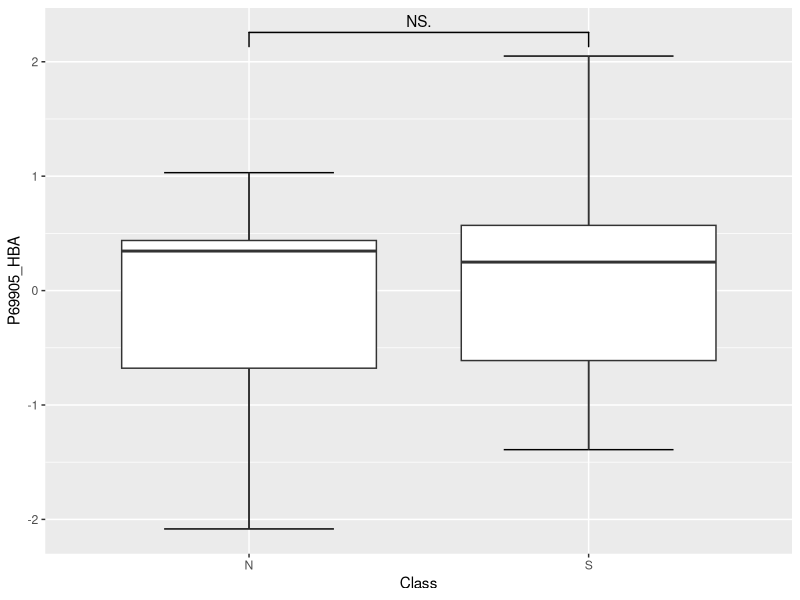
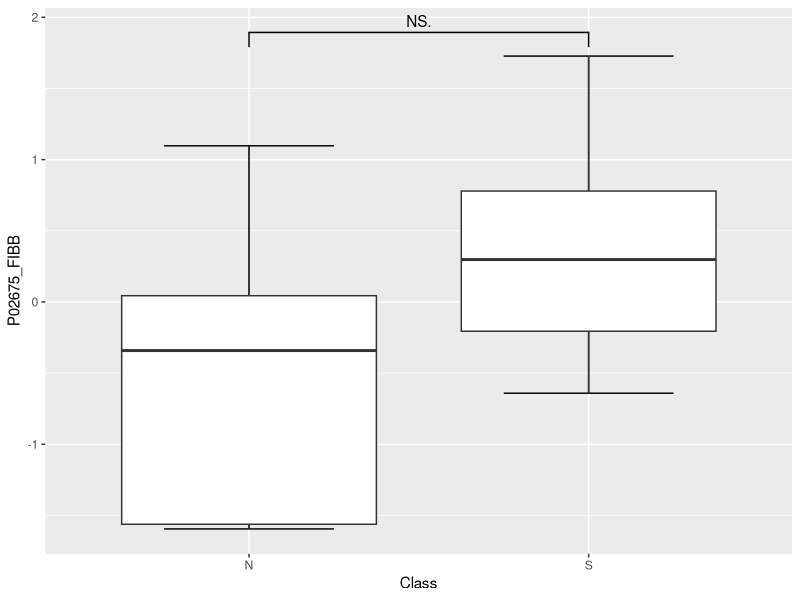
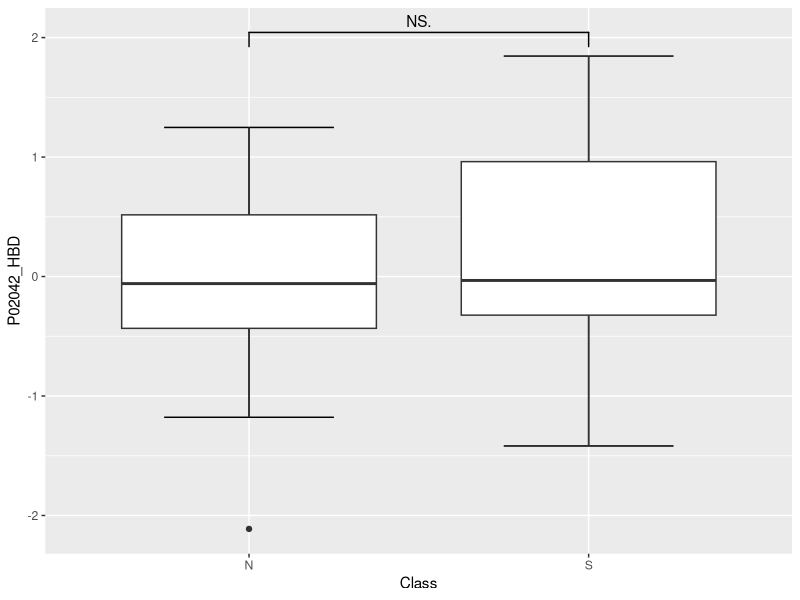
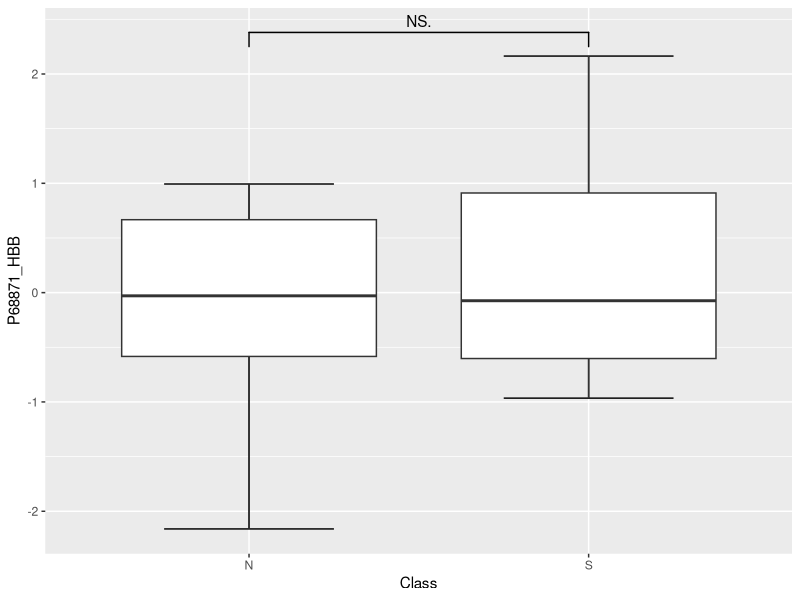
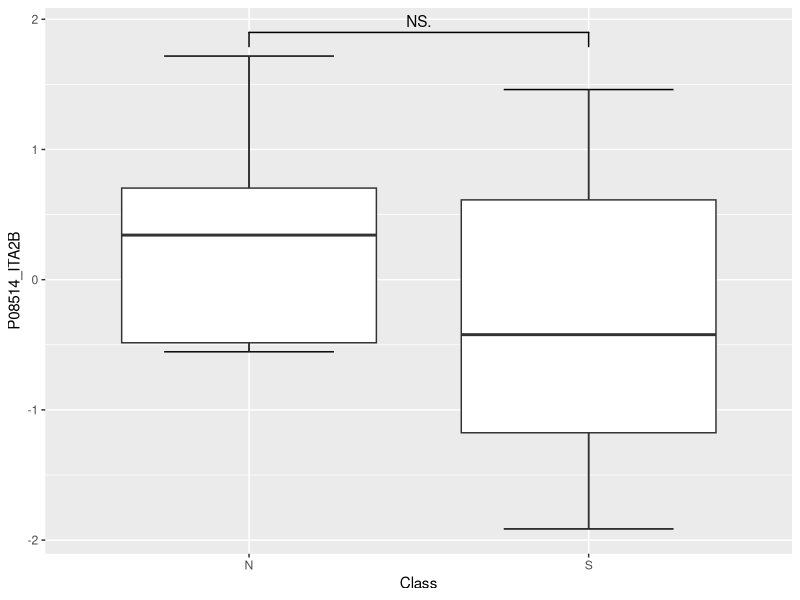
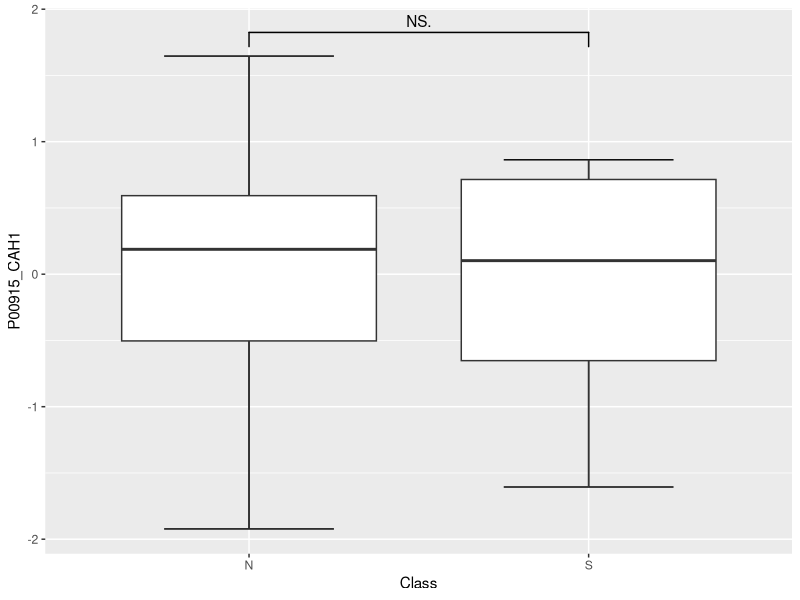
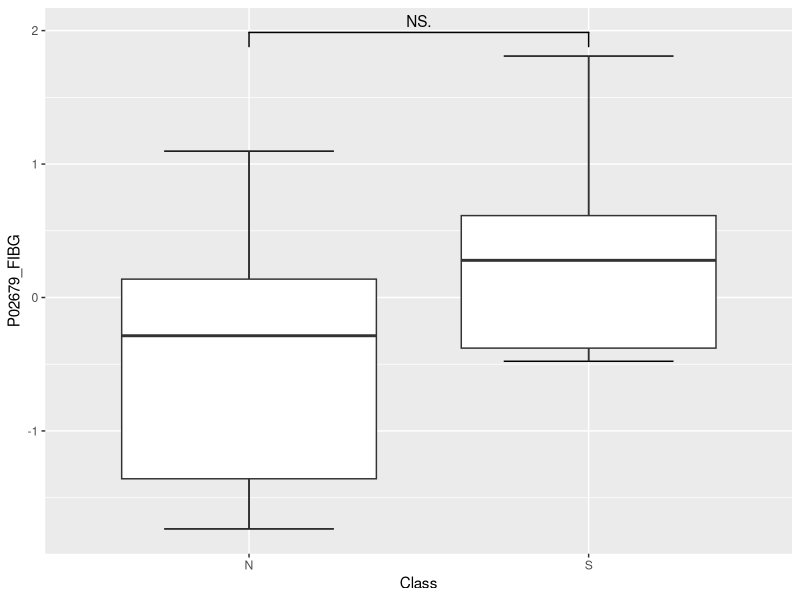
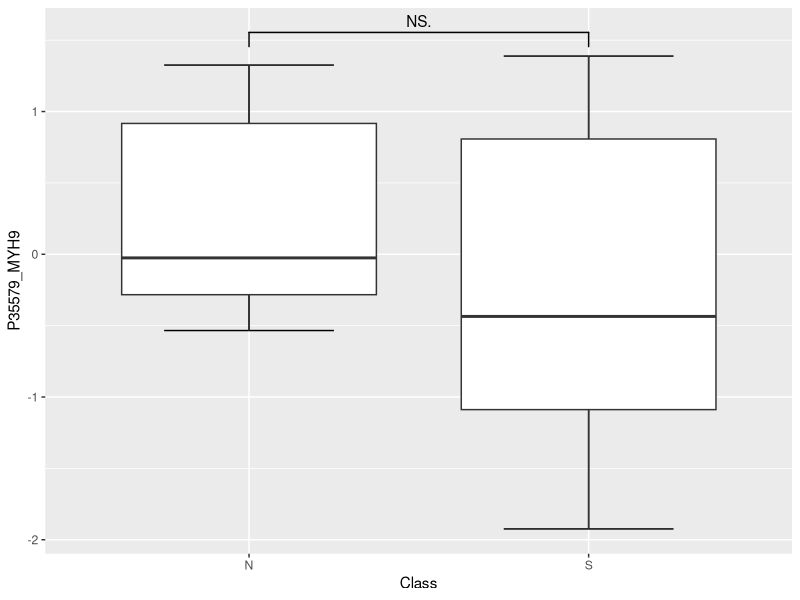

Recreate these plots in R, in order. (Note: this script raises an error after producing the figures.)
library(ggplot2)
library(ggsignif)

setwd("/media/oscar/DATA/OneDrive - Universidad de Córdoba/workspace/IMIBIC/datasets/ictus/")

dataset <- read.csv("Ictus-preproc.csv")

colnamesT <- colnames(dataset)[-ncol(dataset)]

classes <- levels(dataset$Class)

colClassName <- colnames(dataset)[ncol(dataset)]

showOutliers <- TRUE

#for each column
for(nameC in colnamesT){
  
  test <- t.test(dataset[dataset$Class == "N", nameC], dataset[dataset$Class == "S", nameC])
  
  output <- "results/"
  
  if(0.01 <= test$p.value && test$p.value <= 0.05){
    output <- paste(output,"0.05/", sep="")
    } else if (0.001 <= test$p.value && test$p.value <= 0.01) {
    output <- paste(output,"0.01/", sep = "")
  } else if (test$p.value <= 0.001){
    output <- paste(output,"0.001/", sep = "")
  } else {
    output <- paste(output, "NS/", sep = "")
  }
  
  boxplotGraghic <- ggplot(dataset, aes_string(x=colClassName, y= nameC)) +
                    stat_boxplot(geom = "errorbar", width = 0.5) + 
                    geom_boxplot() + 
                    geom_signif(comparisons = list(c("N", "S")), map_signif_level=TRUE, test = "t.test", na.rm = TRUE)
  
  ggsave(width = 5, height = 5, filename = paste(output,nameC,".png",sep = ""), bg = "transparent")
}